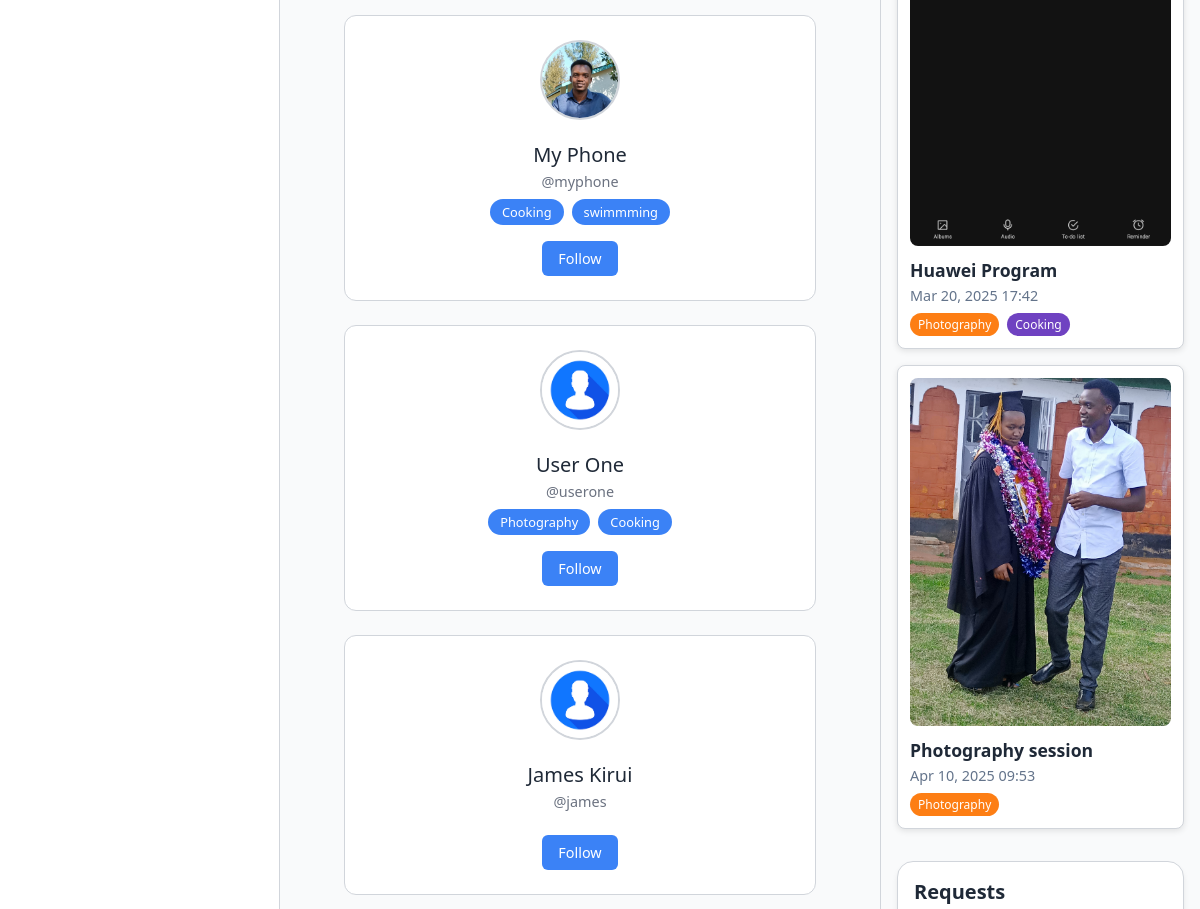
Page /discover/ (signed in, middle part) on the earlier database version.
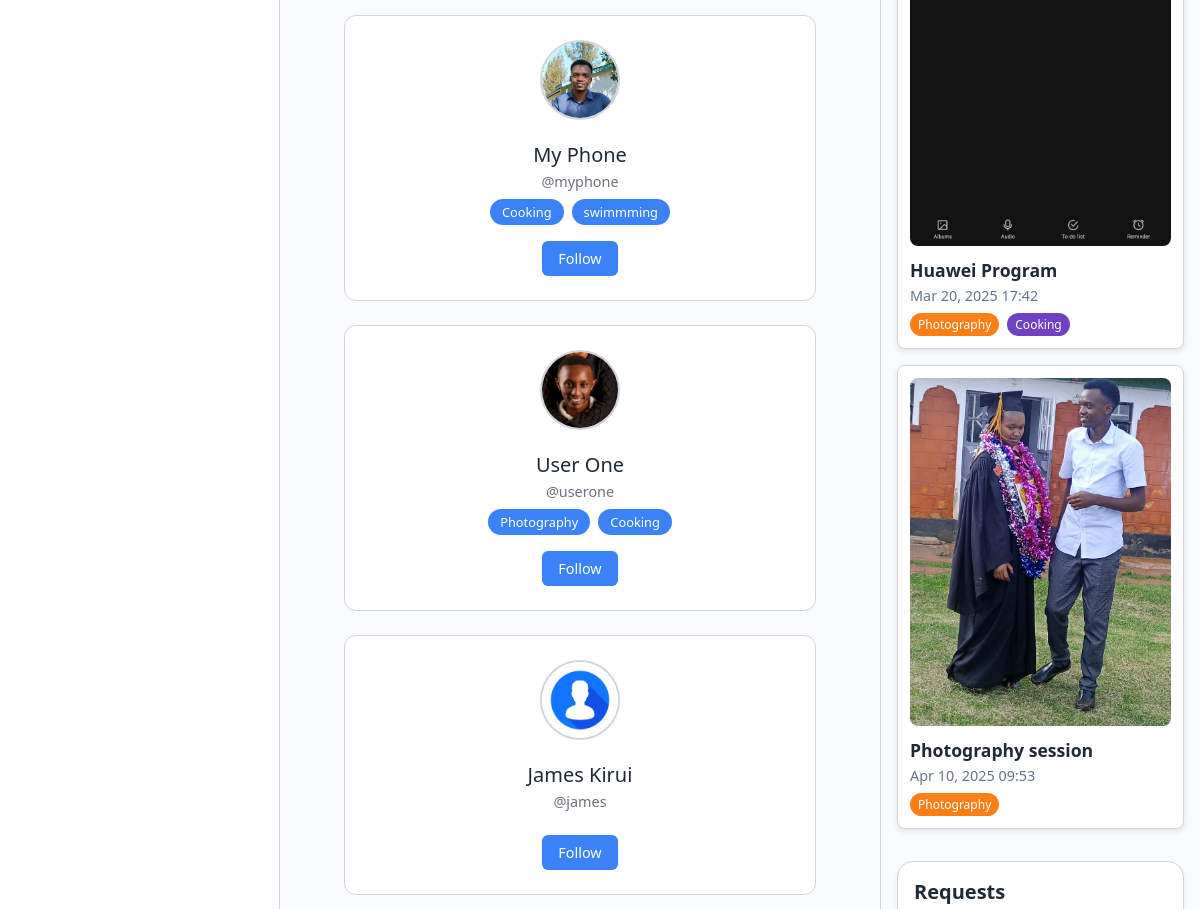
Same page on the later database version.
### accounts/models.py (models this page shows, shortened)
class UserProfile(models.Model):
    USER_TYPE_CHOICES = [
        ('user', 'User'),
        ('admin', 'Admin'),
    ]
    user = models.OneToOneField(User, on_delete=models.CASCADE)
    phone = models.CharField(max_length=15)
    profile_picture = models.ImageField(upload_to='profile_pics/', blank=True, null=True)
    date_of_birth = models.DateField(null=True, blank=True)
    gender = models.CharField(
        max_length=10,
        choices=[('Male', 'Male'), ('Female', 'Female'), ('Other', 'Other')],
        blank=True
    )
    usertype = models.CharField(max_length=10, choices=USER_TYPE_CHOICES, default='user')
    interests = models.ManyToManyField(Interest, blank=True, related_name='user_profiles')
    email_confirmed = models.BooleanField(default=False)
    otp_code = models.CharField(max_length=6, blank=True, null=True)
    otp_created_at = models.DateTimeField(blank=True, null=True)
    last_reset_request = models.DateTimeField(null=True, blank=True)
    theme = models.CharField(max_length=10, choices=[('light', 'Light'), ('dark', 'Dark')], default='light')
    bio = models.CharField(max_length=150, blank=True, null=True, help_text="A short description about yourself (e.g., Tech enthusiast | Photographer | Musician)")
    has_visited_homepage = models.BooleanField(default=False)
    def is_following(self, user_profile):
        return Following.objects.filter(follower=self, followed=user_profile).exists()

### myvibeapp/views.py (the view)
# urls.py: path('discover/', views.discover_users, name='discover_users'),
@login_required
def discover_users(request):
    user_profile = request.user.userprofile
    user_interests = set(user_profile.interests.all())
    exact_match_users = UserProfile.objects.exclude(user=request.user).annotate(
        interest_count=Count('interests')
    ).filter(
        interests__in=user_interests,
        interest_count=len(user_interests)
    ).distinct()
    exclude_ids = list(exact_match_users.values_list('id', flat=True))
    group_members = UserProfile.objects.none()  # Replace with group logic if available
    exclude_ids.extend(group_members.values_list('id', flat=True))
    closest_users = UserProfile.objects.exclude(
        user=request.user
    ).exclude(
        id__in=exclude_ids
    ).annotate(
        shared_interests=Count('interests', filter=Q(interests__in=user_interests))
    ).filter(
        shared_interests__gt=0
    ).order_by('-shared_interests')
    exclude_ids.extend(closest_users.values_list('id', flat=True))
    other_users = UserProfile.objects.exclude(
        user=request.user
    ).exclude(
        id__in=exclude_ids
    ).order_by('-user__date_joined')  # Sort by join date, newest first
    context = {
        'exact_match_users': exact_match_users,
        'group_members': group_members,
        'closest_users': closest_users,
        'other_users': other_users,
        'user_interests': user_interests,
    }
    return render(request, 'myvibe/discover_users.html', context)

### accounts/context_processors.py (called while the page is built)
def notification_count(request):
    if request.user.is_authenticated:
        unread_count = Notification.objects.filter(recipient=request.user, is_read=False).count()
        return {'unread_notification_count': unread_count}
    return {'unread_notification_count': 0}

### events/context_processors.py (called while the page is built)
def events_context(request):
    events = Event.objects.all().order_by('start_time').prefetch_related('interests')
    return {'events': events}

### events/models.py (called while the page is built)
    def get_primary_image(self):
            primary = self.images.filter(is_primary=True).first()
            return primary.image.url if primary else '/static/default_event_image.jpg'

### myvibeapp/templatetags/profile_tags.py (called while the page is built)
@register.filter
def is_following(user_profile, target_profile):
    return user_profile.is_following(target_profile)

### templates/myvibe/discover_users.html (shortened to what this page needs)
{% extends "myvibe/base.html" %}
{% load static %}
{% load profile_tags %}
{% block content %}
<main class="main-content">
    <div class="discover-container">
        {% if other_users.exists %}
            <section>
                <div class="user-grid">
                    {% for profile in other_users %}
                        <div class="user-card">
                            <img src="{% if profile.profile_picture %}{{ profile.profile_picture.url }}{% else %}{% static 'media\profile_pics\userplaceholder.png' %}{% endif %}" alt="{{ profile.user.username }}" class="profile-photo">
                            <div class="user-name">{{ profile.user.first_name }} {{ profile.user.last_name }}</div>
                            <div class="user-username">@{{ profile.user.username }}</div>
                            <div class="user-interests">
                                {% for interest in profile.interests.all %}
                                    <span class="interest-tag">{{ interest.name }}</span>
                                {% endfor %}
                            </div>
                            <button class="follow-button " data-profile-id="{{ profile.id }}" data-action="{% if request.user.userprofile|is_following:profile %}unfollow{% else %}follow{% endif %}">
                                {% if request.user.userprofile|is_following:profile %}Unfollow{% else %}Follow{% endif %}
                            </button>
                        </div>
                    {% endfor %}
                </div>
            </section>
        {% endif %}
    </div>
</main>
{% endblock %}

Differences in the rows shown:
changed UserProfile "User": profile_picture: picture added in place of a placeholder
